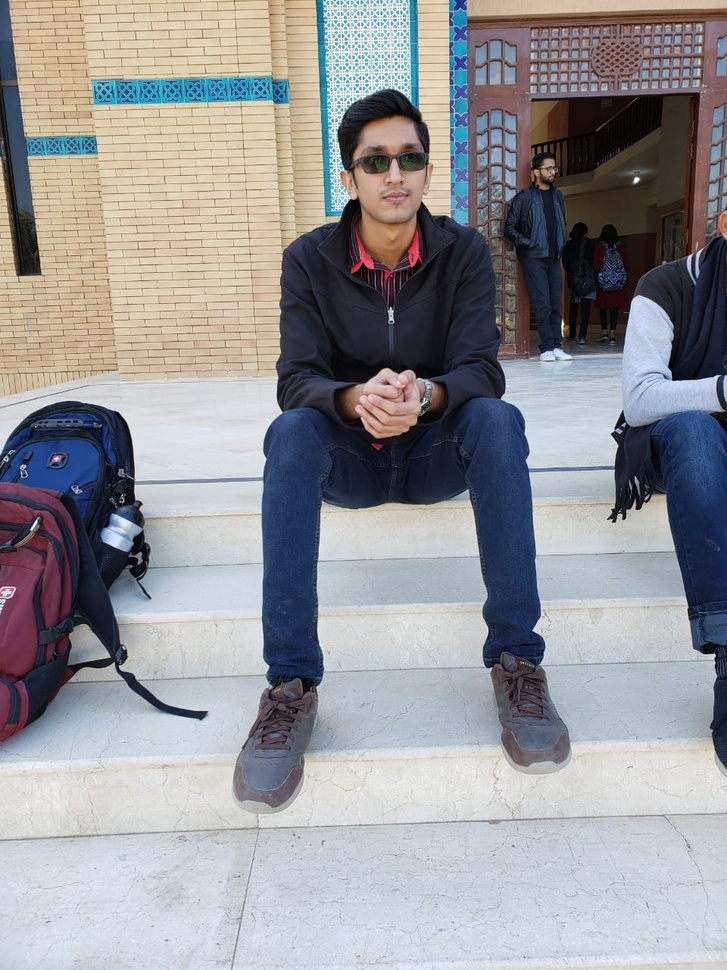
#> input picture TestImages/f.jpg, 727 x 970 px, shrunk from 960 x 1280 before the run
$ python trainer.py
#> lines starting #> are read from the running program, lines starting #| are printed output that depends on the picture
#> in run, test_img is the input picture: shape (970, 727, 3); mean B, G, R 152.9, 149.4, 148.8
### script1.py

import cv2
import os
import numpy as np


#now draw function which return rectangle around face

def faceDetection(test_img):
    gray_img = cv2.cvtColor(test_img,cv2.COLOR_BGR2GRAY) #convert color image to grayscle img
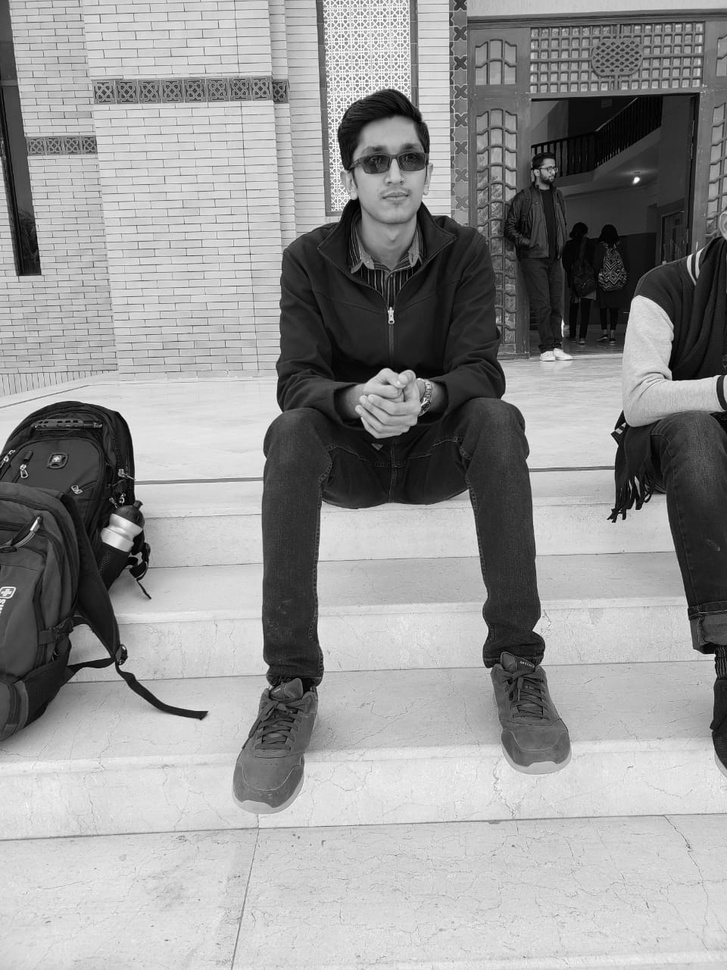
#> gray_img: shape (970, 727); min 0, max 255, mean 149.6
    face_haar_cascade = cv2.CascadeClassifier('HaarCascade/haarcascade_frontalface_default.xml')
    faces = face_haar_cascade.detectMultiScale(gray_img,scaleFactor=1.32,minNeighbors=5)
#> faces = [[354, 199, 64, 64], [345, 122, 99, 99]]

    return faces,gray_img


def labels_for_training(directory):
#> called with directory = 'trainingImages'
    faces = []
    faceID = []

    for path,subdirname,filenames in os.walk(directory):
        for filename in filenames:
            if filename.startswith("."):

                continue
            id = os.path.basename(path)
            img_path = os.path.join(path,filename)

            test_img = cv2.imread(img_path)
            if test_img is None:

                continue
            faces_rect,gray_img = faceDetection(test_img)
            if len(faces_rect)!=1:
                continue
            (x,y,w,h) = faces_rect[0]
            roi_gray = gray_img[y:y+w,x:x+h]
            faces.append(roi_gray)
            faceID.append(int(id))
#> pass 2 of the loop in labels_for_training, `for path,subdirname,filenames in os.walk(directory):`:
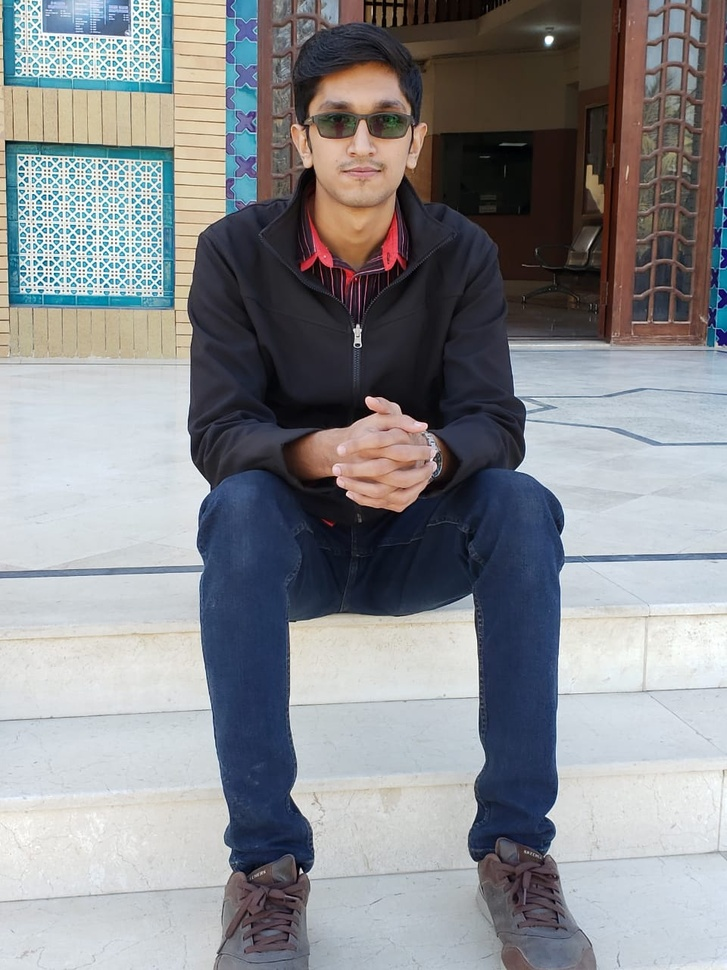
#> input picture trainingImages/0/8f0abfde-3013-4c26-aa15-f16dd32eaded.jpg, 727 x 970 px, shrunk from 960 x 1280 before the run
#> in labels_for_training, test_img is the input picture: shape (970, 727, 3); mean B, G, R 142.6, 138.9, 137.1
#> in faceDetection (call 2), `gray_img = cv2.cvtColor(test_img,cv2.COLOR_BGR2GRAY)`:
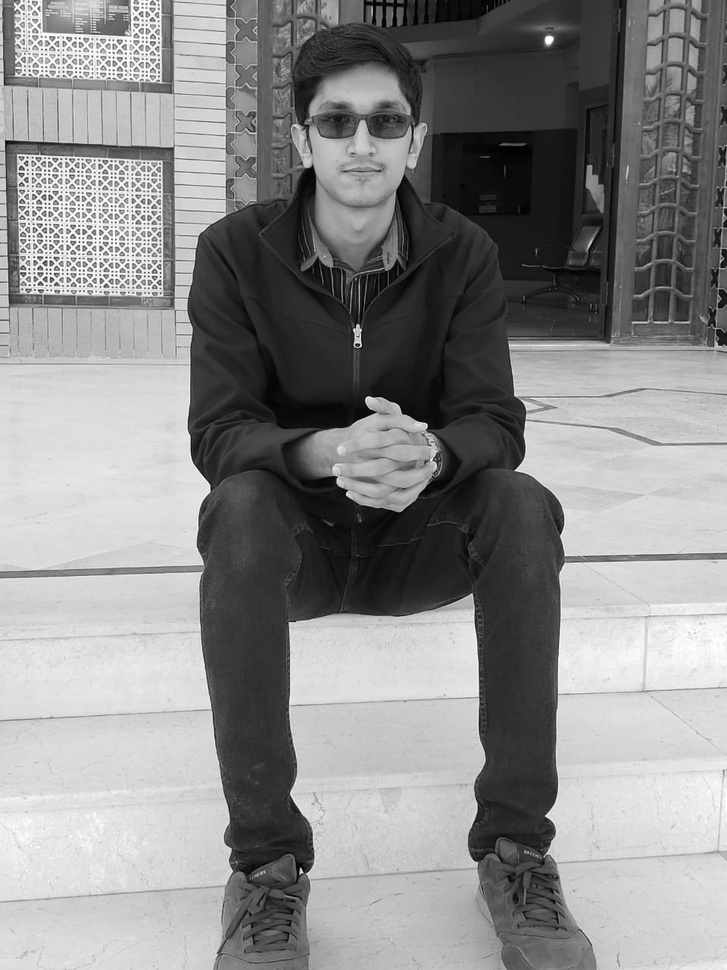
#> gray_img: shape (970, 727); min 0, max 255, mean 138.8
#> faces = [[288, 67, 147, 147]]
#> in labels_for_training, `(x,y,w,h) = faces_rect[0]`: x = 288; y = 67; w = 147
#> in labels_for_training, `roi_gray = gray_img[y:y+w,x:x+h]`:
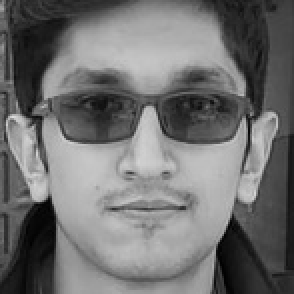
#> roi_gray: shape (147, 147) (shown 2 times larger); min 1, max 220, mean 112.3
    return faces,faceID

def train_classifier(faces,faceID):
    face_recognizer = cv2.face.LBPHFaceRecognizer_create()
    face_recognizer.train(faces,np.array(faceID))
    return face_recognizer

def draw_rect(test_img,face):
    (x,y,w,h) = face
    cv2.rectangle(test_img,(x,y),(x+w,y+h),(255,0,0),thickness=4)


def put_text(test_img,text,x,y):
    cv2.putText(test_img,text,(x,y),cv2.FONT_HERSHEY_DUPLEX,2,(255,0,0),4)


print("training")

### trainer.py
import cv2
import os
import numpy as np
import script1 as fr


def run():
    test_img = cv2.imread('TestImages/f.jpg')
    faces_detected,gray_img = fr.faceDetection(test_img)


    faces,faceID = fr.labels_for_training('trainingImages')
    face_recognizer = fr.train_classifier(faces,faceID)
    face_recognizer.write('trainingData.yml')


    i=0
    for face in faces_detected:
        (x,y,w,h) = face
        roi_gray = gray_img[y:y+h,x:x+h]


        label,confidence = face_recognizer.predict(roi_gray)
        print("confidence: ",confidence)
        print(" Name :")
        if (label==0):
            print("fahad")
        else :
            print("qadri")
        break
#> this loop made 1 pass
#|  Name :
#| fahad
#> pass 1, in run, `roi_gray = gray_img[y:y+h,x:x+h]`:
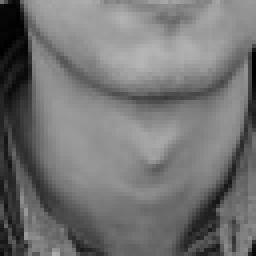
#> roi_gray: shape (64, 64) (shown 4 times larger); min 0, max 181, mean 115


run()
